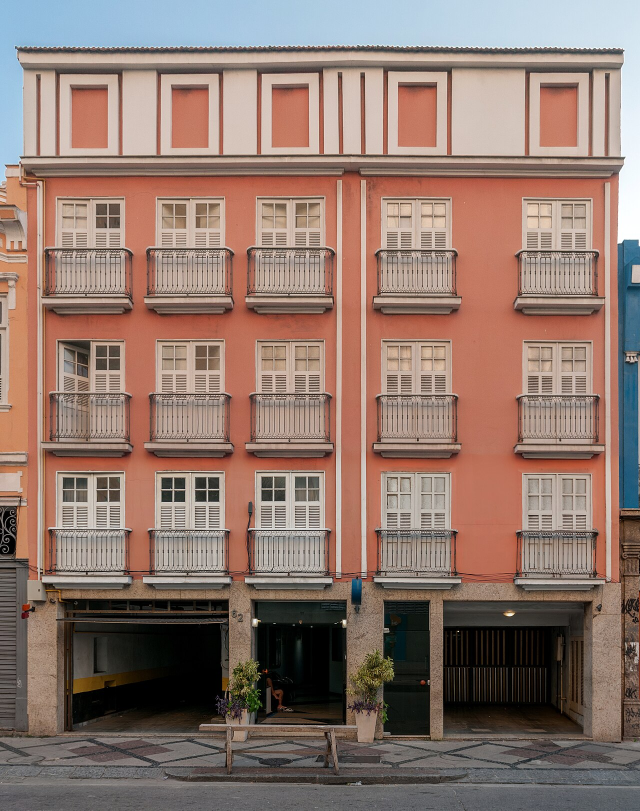
#> input picture samples/scan/building.jpg, 1280 x 1621 px, given in place of t39.50.jpg, which was not available (shown at 1/2 size)
$ python lens_doc.py 1.0   (older library calls are emulated)
#> lines starting #> are read from the running program, lines starting #| are printed output that depends on the picture; after the words box and inside, x2 and y2 are one past the last pixel; in counts of white or black regions, pixels touching at a corner belong together
### backend/physlens/hybrid.py
"""Motion measured in 2D, made metric in 3D.

Per-frame 3D (one depth estimate per frame) jitters by centimetres, more than a crash moves between 1 ms frames.
Image tracking doesn't: features on an object followed from frame to frame land within a fraction of a pixel. So:
  1. features on a rigid part of the object (say, the car's rear door) are followed in the image through every
     frame (pyramidal Lucas–Kanade, forward–backward checked, re-seeded inside the part as they're lost)
  2. the 3D world gives what it measures well: the lens and the plane the part moves in (the car's side: a
     vertical plane along its path). Each feature's ray meets that plane at a point in metres, so its move along
     the path comes out in metres, with no per-frame depth involved
  3. the frame-to-frame move is the median over features seen in both frames, summed up: re-seeding doesn't jump
  4. lens distortion (one radial term) can be found from physics instead of a calibration target: over a stretch
     where the object is known to move at constant speed (a car rolling into a barrier), the right correction is
     the one that makes its measured speed constant (`fit_distortion`)
The plane and lens come from the AI depth, so the result carries its scale; a known length (an identified
model's, or a measured reference) corrects it, and both are reported.
"""
from __future__ import annotations

import cv2
import numpy as np


# [96 lines left out: functions plane_point, fit_side_plane, track_part, not called in this run]


def radial(K: np.ndarray, k1: float):
    """Undistortion with one radial term, r measured in focal lengths: p_u = c + (p − c)(1 + k1 r²)."""
    cx, cy, f = K[0, 2], K[1, 2], K[0, 0]

    def u(p):
        q = (p - [cx, cy]) / f
        r2 = (q ** 2).sum(1, keepdims=True)
        return q * (1 + k1 * r2) * f + [cx, cy]
    return u


# [12 lines left out: function along_from_pairs, not called in this run]


def _turn(v: np.ndarray, up: np.ndarray, a: float) -> np.ndarray:
    """v turned by angle a about the unit axis up (Rodrigues)."""
    return v * np.cos(a) + np.cross(up, v) * np.sin(a) + up * (up @ v) * (1 - np.cos(a))


# [20 lines left out: function fit_distortion, not called in this run]


def lens_from_lines(gray: np.ndarray, K: np.ndarray, mask: np.ndarray, min_len: int | None = None,
                    k1s=np.round(np.arange(-0.4, 0.41, 0.02), 2), segments=None) -> dict:
    """The radial term (as `radial`) that makes the scene's long straight lines straight: floor seams, slab edges.
    Segments are found in `mask` (the floor, away from anything moving or curved), each refined to sub-pixel edge
    points across its length, then each line's own best term is found; the median over lines is returned, so one
    line that isn't really straight can't drag it."""
    g = cv2.GaussianBlur(gray.astype(np.float32), (5, 5), 0)
    gx, gy = cv2.Sobel(g, cv2.CV_32F, 1, 0, ksize=5), cv2.Sobel(g, cv2.CV_32F, 0, 1, ksize=5)
    e = cv2.Canny(g.astype(np.uint8), 40, 120) * (mask > 0)
    min_len = min_len or int(0.2 * min(gray.shape))
    segs = cv2.HoughLinesP(e.astype(np.uint8), 1, np.pi / 720, 80, minLineLength=min_len, maxLineGap=12)
    if segments is not None:                                             # rough segments given (hand-picked)
        segs = np.asarray(segments, float).reshape(-1, 4)
    segs = [] if segs is None else segs.reshape(-1, 4).astype(float)
    # One per physical line: drop segments nearly collinear with a longer one already kept.
    segs = sorted(segs, key=lambda s: -np.hypot(s[2] - s[0], s[3] - s[1]))
    kept = []
    for s in segs:
        u = np.array([s[2] - s[0], s[3] - s[1]]) / np.hypot(s[2] - s[0], s[3] - s[1])
        if any(abs(u @ ku) > 0.995 and abs((s[:2] - ks[:2]) @ np.array([-ku[1], ku[0]])) < 6 for ks, ku in kept):
            continue
        kept.append((s, u))
    h, w = gray.shape
    band = 12 if segments is not None else 6                            # hand-picked ends are rougher
    lines = []
    for s, u in kept:
        nrm = np.array([-u[1], u[0]])
        L = np.hypot(s[2] - s[0], s[3] - s[1])
        pts = []
        for a in np.arange(0, L, 3.0):
            p = s[:2] + a * u
            offs = np.arange(-band, band + 1)
            q = p[None] + offs[:, None] * nrm[None]
            xi, yi = np.clip(q[:, 0].round().astype(int), 0, w - 1), np.clip(q[:, 1].round().astype(int), 0, h - 1)
            prof = np.abs(gx[yi, xi] * nrm[0] + gy[yi, xi] * nrm[1])
            j = int(np.argmax(prof))
            if 0 < j < len(prof) - 1:
                a0, b0, c0 = prof[j - 1:j + 2]
                den = a0 - 2 * b0 + c0
                pts.append(q[j] + (0.5 * (a0 - c0) / den if den else 0.0) * nrm)
        if len(pts) > 30:
            lines.append(np.array(pts))

    def rms(p):
        for _ in range(2):
            c = p.mean(0)
            v = np.linalg.svd(p - c, full_matrices=False)[2][-1]
            r = (p - c) @ v
            p = p[np.abs(r) < 3 * np.median(np.abs(r)) + 0.3]
        c = p.mean(0)
        return float(np.sqrt(np.mean(((p - c) @ np.linalg.svd(p - c, full_matrices=False)[2][-1]) ** 2)))

    best = [float(k1s[int(np.argmin([rms(radial(K, k1)(p)) for k1 in k1s]))]) for p in lines]
    return {"k1": float(np.median(best)) if best else 0.0, "per_line": best, "lines": len(lines),
            "segments": [[round(v) for v in s] for s, _ in kept[:len(lines)]]}


# [169 lines left out: functions _rigid2d, track_rigid, feature_chains, _sim_scale, lens_from_rigidity, not called in this run]

### benchmark/multicam_9001/lens_doc.py
"""The documentation camera's radial term from straight lines in the lab (hybrid.lens_from_lines), on several frames
of the right-side pan, outside the car (top band: curtain rail, wall edges; bottom band: floor seams). Lens from
MapAnything's field of view (~100°). The 8555 rule: use the term only when the lines agree (IQR of per-line k1 < 0.1)."""
import json
import sys
from pathlib import Path

import cv2
import numpy as np

ROOT = Path("/Users/gaddamshivateja/Meta-developer-hackathon/physlens")
sys.path.insert(0, str(ROOT / "backend"))
from physlens.hybrid import lens_from_lines, radial  # noqa: E402

RD = Path(__file__).parent / "out" / "right"
FOV = float(sys.argv[1]) if len(sys.argv) > 1 else 100.0
k1s = np.round(np.arange(-0.8, 0.81, 0.02), 2)
per, used = [], {}
for t in ["39.50", "40.00", "41.00", "42.00", "43.00", "44.00", "45.50"]:
    im = cv2.imread(str(RD / f"t{t}.jpg"))
#> im is the input picture: shape (1621, 1280, 3); mean B, G, R 108.8, 118.7, 142.6
    g = cv2.cvtColor(im, cv2.COLOR_BGR2GRAY)
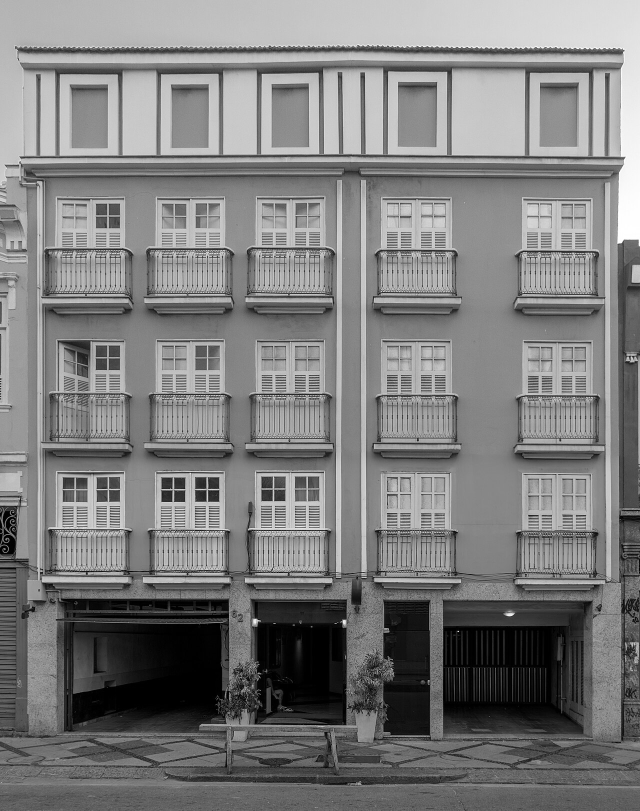
#> g: shape (1621, 1280) (shown at 1/2 size); min 0, max 255, mean 124.7
    h, w = g.shape
#> h = 1621; w = 1280
    f = w / 2 / np.tan(np.radians(FOV / 2))
#> f = 73336.7
    K = np.array([[f, 0, w / 2], [0, f, h / 2], [0, 0, 1]])
    mask = np.zeros_like(g)
    mask[: int(0.28 * h)] = 255          # above the car: rails, wall edges
    mask[int(0.86 * h):] = 255           # below it: floor seams
    mask[-24:] = 0                       # no burned-in text at the very bottom
    r = lens_from_lines(g, K, mask, min_len=int(0.18 * w), k1s=k1s)
#> in lens_from_lines, `gx, gy = cv2.Sobel(g, cv2.CV_32F, 1, 0, ksize=5), cv2.Sobel(g, cv2.CV_..`:
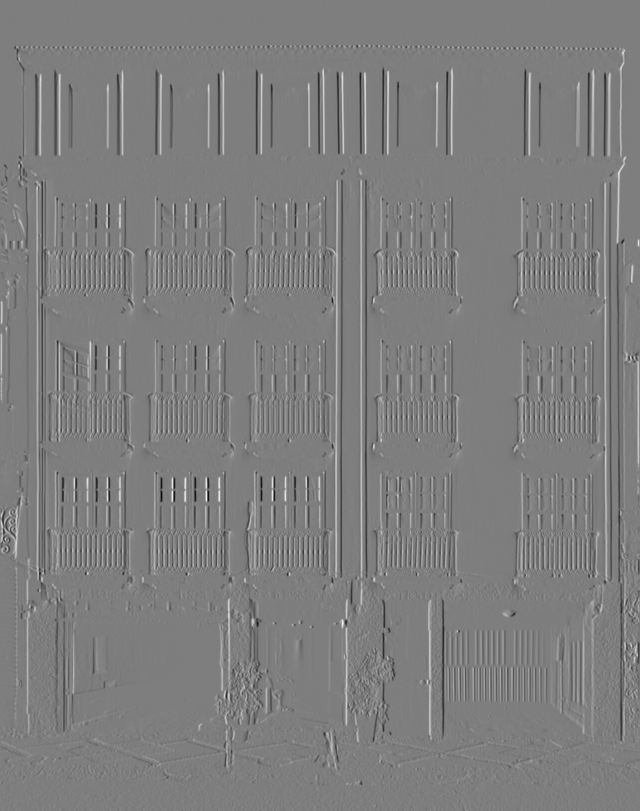
#> gx: shape (1621, 1280) float32 (shown at 1/2 size); min -5988.3, max 6100.4, mean 1.8; drawn with min black and max white
#> in lens_from_lines, `gx, gy = cv2.Sobel(g, cv2.CV_32F, 1, 0, ksize=5), cv2.Sobel(g, cv2.CV_..`:
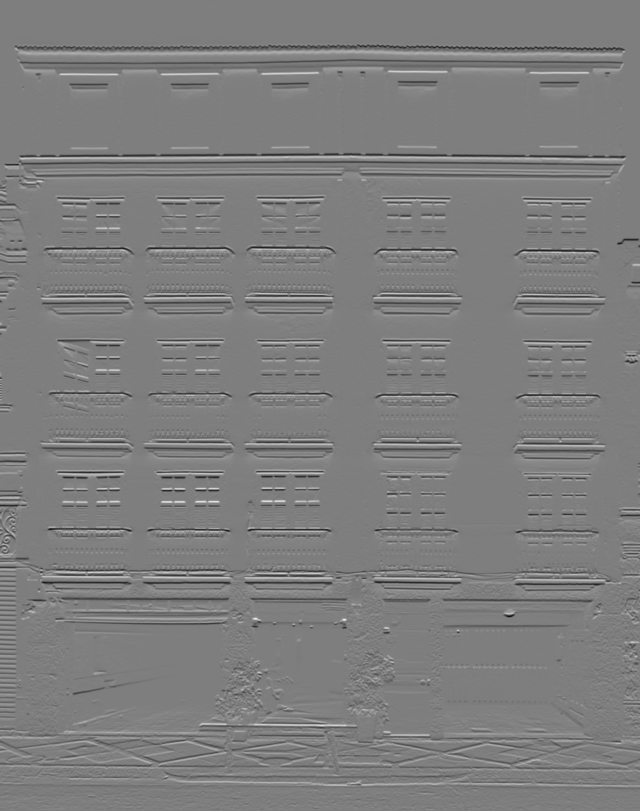
#> gy: shape (1621, 1280) float32 (shown at 1/2 size); min -6653, max 6772.4, mean -8; drawn with min black and max white
#> in lens_from_lines, `e = cv2.Canny(g.astype(np.uint8), 40, 120) * (mask > 0)`:
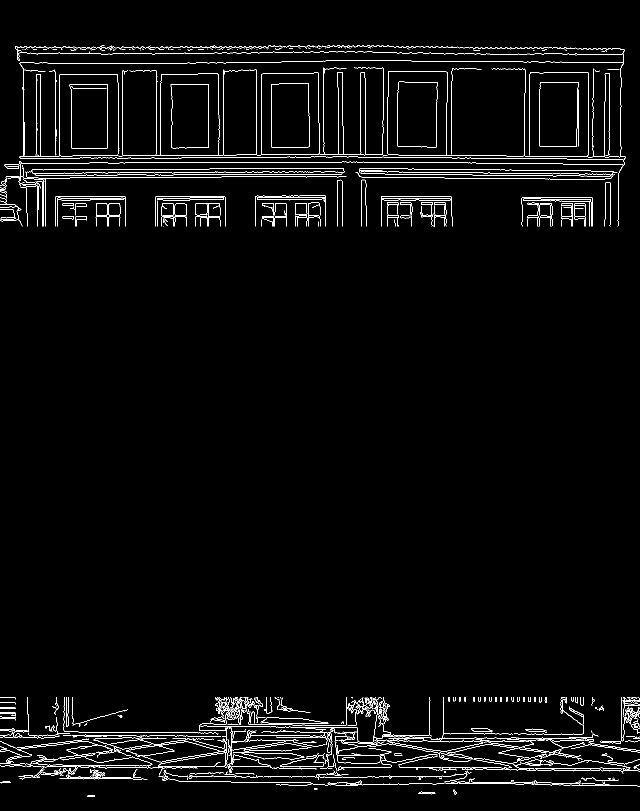
#> e: shape (1621, 1280) (shown at 1/2 size); 2.6% white in thin lines or dots
#> in lens_from_lines, `segs = cv2.HoughLinesP(e.astype(np.uint8), 1, np.pi / 720, 80, minLine..`: segs = [[622, 313, 1133, 317], [39, 312, 282, 311], [140, 355, 442, 354], [30, 94, 536, 94], [30, 95, 497, 95], [797, 310, 1250, 313], [45, 1532, 317, 1535], [615, 91, 885, 93], [925, 1537, 1179, 1541], [398, 1452, 635, 1455], [916, 95, 1240, 97], [332, 1521, 570, 1483]]
#> in lens_from_lines, `segs = sorted(segs, key=lambda s: -np.hypot(s[2] - s[0], s[3] - s[1]))`: segs = [[622, 313, 1133, 317], [30, 94, 536, 94], [30, 95, 497, 95], [797, 310, 1250, 313], [916, 95, 1240, 97], [140, 355, 442, 354], [45, 1532, 317, 1535], [615, 91, 885, 93], [925, 1537, 1179, 1541], [39, 312, 282, 311], [332, 1521, 570, 1483], [398, 1452, 635, 1455]]
#> the loop in lens_from_lines, `for s in segs:` made 12 passes
#> (s, u) on passes 1 to 12: ([622, 313, 1133, 317], [1, 0.00783]), ([30, 94, 536, 94], [1, 0]), ([30, 95, 497, 95], [1, 0]), ([797, 310, 1250, 313], [1, 0.00662]), ([916, 95, 1240, 97], [1, 0.00617]), ([140, 355, 442, 354], [1, -0.00331]), ([45, 1532, 317, 1535], [1, 0.011]), ([615, 91, 885, 93], [1, 0.00741]), ([925, 1537, 1179, 1541], [1, 0.0157]), ([39, 312, 282, 311], [1, -0.00412]), ([332, 1521, 570, 1483], [0.987, -0.158]), ([398, 1452, 635, 1455], [1, 0.0127])
#> after the loop in lens_from_lines, `for s in segs:`: kept = [([622, 313, 1133, 317], [1, 0.00783]), ([30, 94, 536, 94], [1, 0]), ([140, 355, 442, 354], [1, -0.00331]), ([45, 1532, 317, 1535], [1, 0.011]), ([332, 1521, 570, 1483], [0.987, -0.158]), ([398, 1452, 635, 1455], [1, 0.0127])]
#> the loop in lens_from_lines, `for s, u in kept:` made 6 passes
#> (s, u, nrm, L) on passes 1 to 6: ([622, 313, 1133, 317], [1, 0.00783], [-0.00783, 1], 511), ([30, 94, 536, 94], [1, 0], [0, 1], 506), ([140, 355, 442, 354], [1, -0.00331], [0.00331, 1], 302), ([45, 1532, 317, 1535], [1, 0.011], [-0.011, 1], 272), ([332, 1521, 570, 1483], [0.987, -0.158], [0.158, 0.987], 241), ([398, 1452, 635, 1455], [1, 0.0127], [-0.0127, 1], 237)
#> after the loop in lens_from_lines, `for s, u in kept:`: lines = 6 point arrays, longest 169 points
#> the loop in rms, `for _ in range(2):` made 2 passes
#> (c, v) on passes 1 to 2: ([887.8, 310.9], [-0.00554, 1]), ([900.5, 310.5], [0.0082, -1])
#> after the loop in rms, `for _ in range(2):`: p = 144 pairs, first value 622 to 1132, second value 308.3 to 312.7
#> the loop in rms (call 2), `for _ in range(2):` made 2 passes
#> in lens_from_lines, `best = [float(k1s[int(np.argmin([rms(radial(K, k1)(p)) for k1 in k1s])..`: best = [0.8, -0.8, -0.8, -0.8, -0.8, -0.8]
#> r = {'k1': -0.8, 'per_line': [0.8, -0.8, -0.8, -0.8, -0.8, -0.8], 'lines': 6, 'segments': [[622, 313, 1133, 317], [30, 94, 536, 94], [140, 355, 442, 354], [45, 1532, 317, 1535], [332, 1521, 570, 1483], [398, 1452, 635, 1455]]}
    per += r["per_line"]
#> per = [0.8, -0.8, -0.8, -0.8, -0.8, -0.8]
    used[t] = {"lines": r["lines"], "per_line": r["per_line"]}
    vis = im.copy()
    for x0, y0, x1, y1 in r["segments"]:
        cv2.line(vis, (x0, y0), (x1, y1), (0, 0, 255), 2)
#> this loop made 6 passes
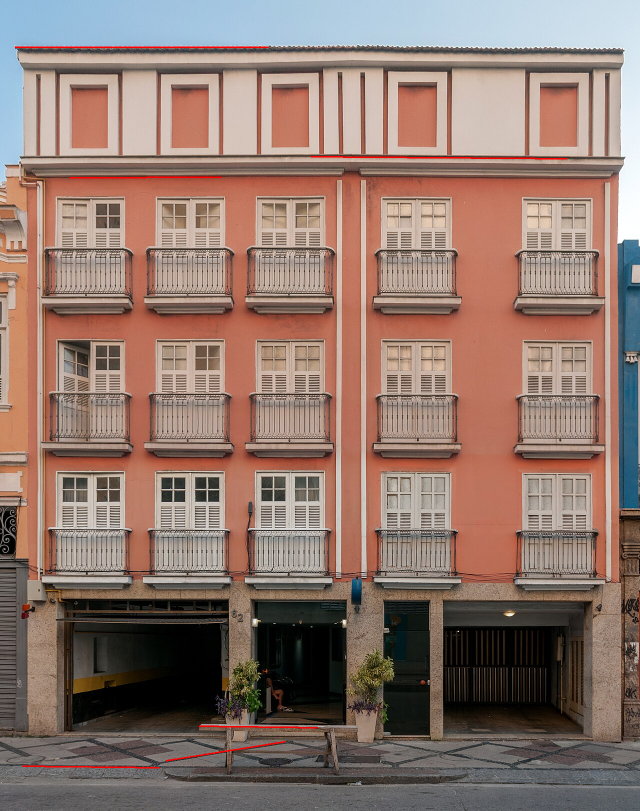
#> vis: shape (1621, 1280, 3) (shown at 1/2 size); 0.3% of pixels changed, all inside (x1, y1, x2, y2) = (29, 93, 1135, 1537)
    cv2.imwrite(str(RD / f"lines_t{t}.jpg"), vis)
#> pass 2 of the loop `for t in ["39.50", "40.00", "41.00", "42.00", "43.00", "44.00", "45.50..`:
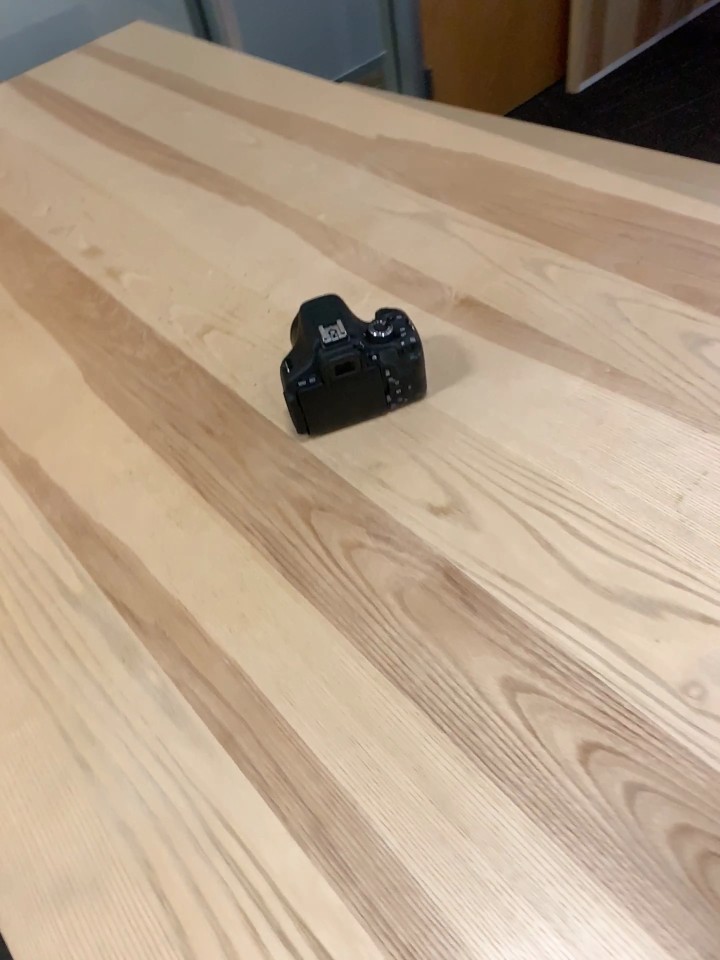
#> input picture samples/scan/camera.jpg, 720 x 960 px, given in place of t40.00.jpg, which was not available
#> im is the input picture: shape (960, 720, 3); mean B, G, R 137, 159.7, 180.7
#> f = 41251.9
#> K = [[41251.9, 0, 360], [0, 41251.9, 480], [0, 0, 1]]
#> `mask[: int(0.28 * h)] = 255`:
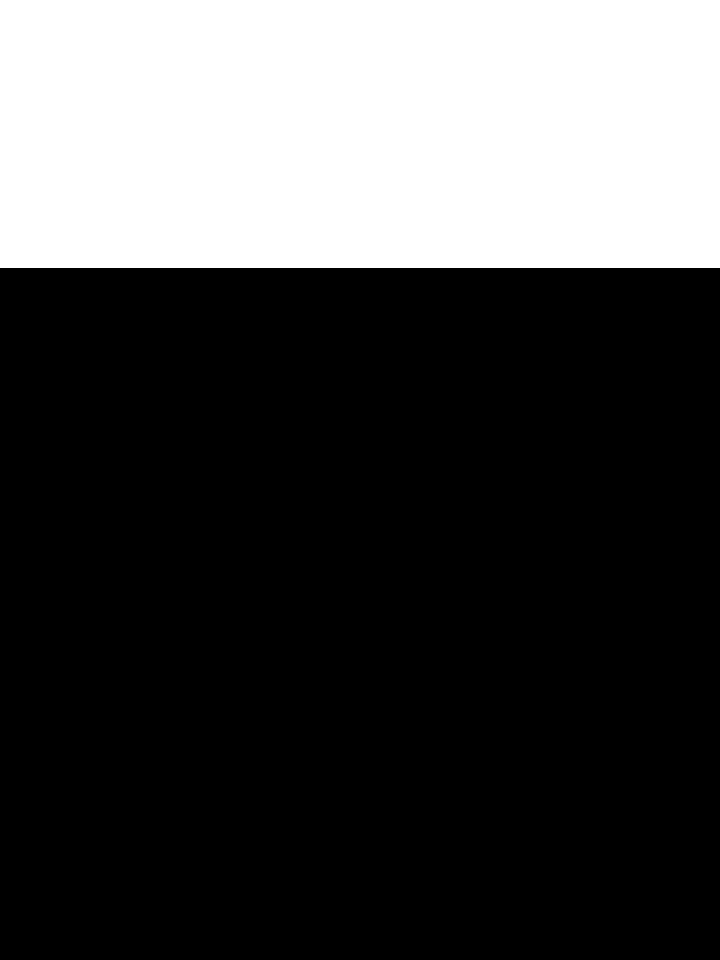
#> mask: shape (960, 720); 27.9% white; 1 white region, box (x1, y1, x2, y2) and area: (0, 0, 720, 268) 192960
#> gx: shape (960, 720) float32
#> gy: shape (960, 720) float32
#> e: shape (960, 720); 0.62% white in thin lines or dots
#> the loop in lens_from_lines (call 2), `for s in segs:` made 6 passes
#> (s, u) on passes 1 to 6: ([335, 79, 667, 152], [0.977, 0.215]), ([141, 20, 340, 83], [0.953, 0.302]), ([567, 92, 709, 1], [0.842, -0.54]), ([576, 93, 717, 2], [0.84, -0.542]), ([578, 92, 719, 2], [0.843, -0.538]), ([0, 83, 134, 21], [0.908, -0.42])
#> the loop in lens_from_lines (call 2), `for s, u in kept:` made 4 passes
#> (s, u, nrm, L) on passes 1 to 4: ([335, 79, 667, 152], [0.977, 0.215], [-0.215, 0.977], 339.9), ([141, 20, 340, 83], [0.953, 0.302], [-0.302, 0.953], 208.7), ([567, 92, 709, 1], [0.842, -0.54], [0.54, 0.842], 168.7), ([0, 83, 134, 21], [0.908, -0.42], [0.42, 0.908], 147.6)
#> r = {'k1': -0.8, 'per_line': [-0.8, -0.8, -0.8], 'lines': 3, 'segments': [[335, 79, 667, 152], [141, 20, 340, 83], [567, 92, 709, 1]]}
#> per = [0.8, -0.8, -0.8, -0.8, -0.8, -0.8, -0.8, -0.8, -0.8]
#> the loop `for x0, y0, x1, y1 in r["segments"]:` made 3 passes
#> after the loop `for x0, y0, x1, y1 in r["segments"]:`:
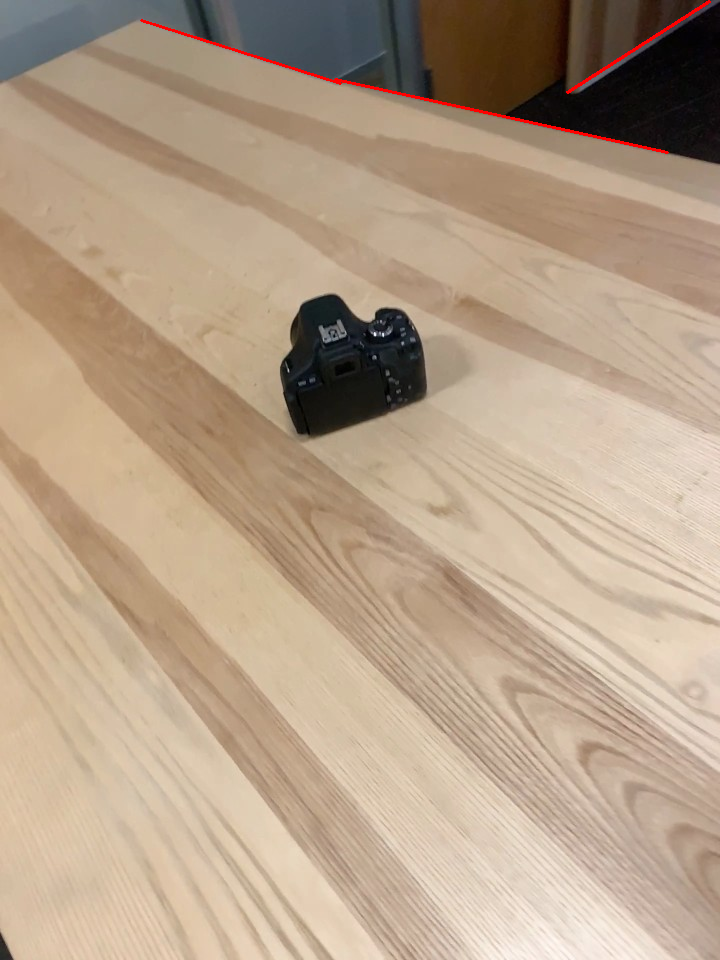
#> vis: shape (960, 720, 3); 0.31% of pixels changed, all inside (x1, y1, x2, y2) = (140, 0, 711, 154)
#> (the run stopped early here; a loop or call above may not have finished)
